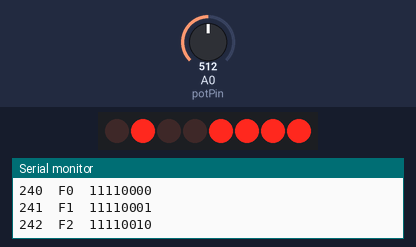
A sketch run on a simulated Arduino Uno, built with avr-gcc and run on an emulated ATmega328P. Shown: 8 shift-register outputs drawn as a row of LEDs (first output left, lit = HIGH), the last lines printed to the serial monitor. Wiring (inferred from the names in the program): shift register (74HC595): data pin 13; shift clock pin 11; latch pin 12; OE pin 9; MR pin 10. Wiring (inferred from the signals the program sends): row of LEDs: on Q0, Q1, Q2, Q3, Q4, Q5, Q6, Q7. The inputs (shaded band) are chosen by the test bench; at power-on: A0 (potPin) = 512.

Above: at 1.3 s.
1.4 s: A0 (potPin) set to 22
4.4 s: A0 (potPin) set to 19
At 5.7 s:
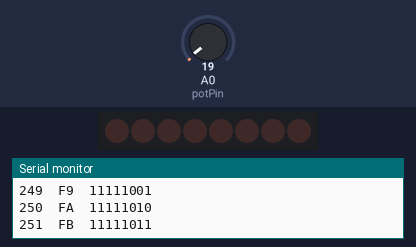
6.0 s: A0 (potPin) set to 122
At 6.26 s:
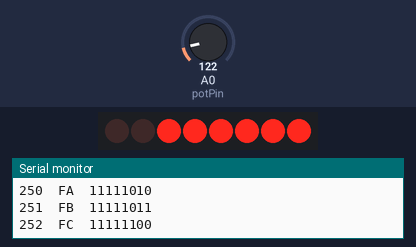
9.0 s: A0 (potPin) set to 0
At 10.2 s:
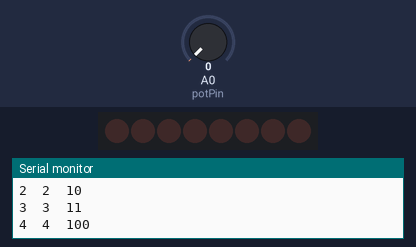
10.5 s: A0 (potPin) set to 306
At 10.76 s:
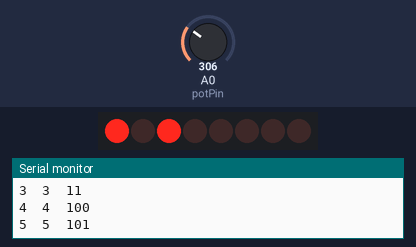
Timing chart, 0 to 25.5 s (numbered marks = the images above; inputs shaded):
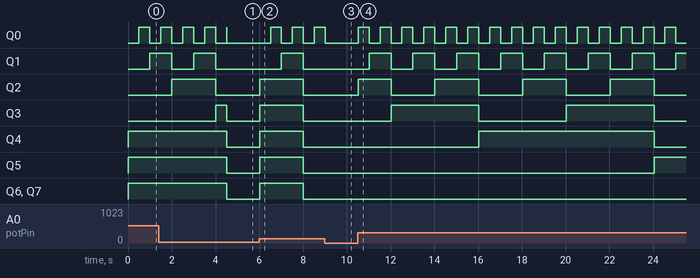

Measured:
- the behaviour switches between 21 and 20 on A0 (potPin) (found by bisection; images 0 and 1)
- after the input at 6.0 s, Q0: alternates HIGH for 0.50 s and LOW for 0.50 s, starting after 0.51 s; Q1: LOW → HIGH after 1.0 s, → LOW 1.0 s later; Q2–7: LOW → HIGH at once, → LOW 2.0 s later
- after the input at 10.5 s, Q0: alternates HIGH for 0.50 s and LOW for 0.50 s, starting at once; Q1: alternates HIGH for 1.0 s and LOW for 1.0 s, starting after 0.52 s

The sketch:

42-understanding_serial_to_parallel_shift_register_74hc595.ino
```cpp
// 74HC595
int serialDataPin = 13; // Pin 14 74HC595 (1)
int latchClockPin = 12; // pin 12 74HC595 (1)
int shiftClockPin = 11; // pin 11 74HC595 (1)
int clearPin = 10; // Pin 10 74HC595 (1)
int outputEnablePin = 9; // Pin 13 74HC595 (1)

// Potentiometer
int potPin = A0;
int potVal = 0;

int pins[] = {serialDataPin, latchClockPin, shiftClockPin, clearPin, outputEnablePin};

byte leds = 0b11110000;

void setup() {
  Serial.begin(9600);
  for (int i = 0; i < sizeof(pins) / sizeof(int); i++) {
    pinMode(pins[i], OUTPUT);
  }
  pinMode(potPin, INPUT);

  digitalWrite(clearPin, LOW);
  digitalWrite(clearPin, HIGH);
}

void loop() {
  analogWrite(outputEnablePin, map(analogRead(potPin), 1023 , 0, 0, 255));
  digitalWrite(latchClockPin, LOW);
  shiftOut(serialDataPin, shiftClockPin, MSBFIRST, leds);
  digitalWrite(latchClockPin, HIGH);

  Serial.print(leds, DEC);
  Serial.print("\t");
  Serial.print(leds, HEX);
  Serial.print("\t");
  Serial.println(leds, BIN);

  leds += 1;
  delay(500);
}
```
